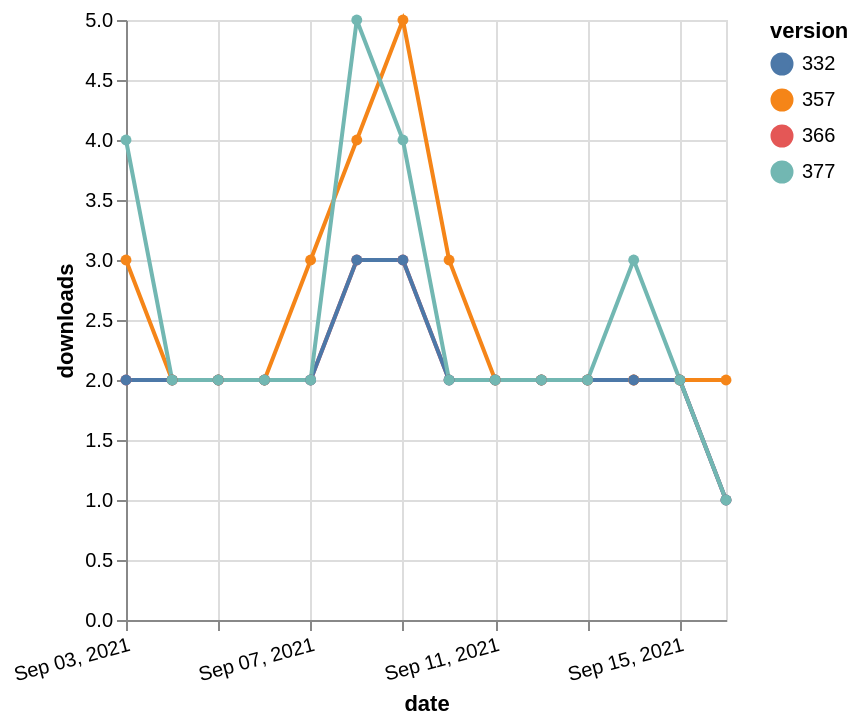

The specification (Vega-Lite) saved for this image:
### Vega-Lite specification from a JSON file in a GitHub repository (floating-point values rounded to 4 significant figures)
{"$schema": "https://vega.github.io/schema/vega-lite/v5.json", "description": "A simple bar chart with embedded data.", "data": {"values": [{"date": "2021-09-03", "total": 2332, "delta": 2, "version": "366"}, {"date": "2021-09-04", "total": 2334, "delta": 2, "version": "366"}, {"date": "2021-09-05", "total": 2336, "delta": 2, "version": "366"}, {"date": "2021-09-06", "total": 2338, "delta": 2, "version": "366"}, {"date": "2021-09-07", "total": 2340, "delta": 2, "version": "366"}, {"date": "2021-09-08", "total": 2343, "delta": 3, "version": "366"}, {"date": "2021-09-09", "total": 2346, "delta": 3, "version": "366"}, {"date": "2021-09-10", "total": 2348, "delta": 2, "version": "366"}, {"date": "2021-09-11", "total": 2350, "delta": 2, "version": "366"}, {"date": "2021-09-12", "total": 2352, "delta": 2, "version": "366"}, {"date": "2021-09-13", "total": 2354, "delta": 2, "version": "366"}, {"date": "2021-09-14", "total": 2356, "delta": 2, "version": "366"}, {"date": "2021-09-15", "total": 2358, "delta": 2, "version": "366"}, {"date": "2021-09-16", "total": 2359, "delta": 1, "version": "366"}, {"date": "2021-09-03", "total": 2903, "delta": 3, "version": "357"}, {"date": "2021-09-04", "total": 2905, "delta": 2, "version": "357"}, {"date": "2021-09-05", "total": 2907, "delta": 2, "version": "357"}, {"date": "2021-09-06", "total": 2909, "delta": 2, "version": "357"}, {"date": "2021-09-07", "total": 2912, "delta": 3, "version": "357"}, {"date": "2021-09-08", "total": 2916, "delta": 4, "version": "357"}, {"date": "2021-09-09", "total": 2921, "delta": 5, "version": "357"}, {"date": "2021-09-10", "total": 2924, "delta": 3, "version": "357"}, {"date": "2021-09-11", "total": 2926, "delta": 2, "version": "357"}, {"date": "2021-09-12", "total": 2928, "delta": 2, "version": "357"}, {"date": "2021-09-13", "total": 2930, "delta": 2, "version": "357"}, {"date": "2021-09-14", "total": 2932, "delta": 2, "version": "357"}, {"date": "2021-09-15", "total": 2934, "delta": 2, "version": "357"}, {"date": "2021-09-16", "total": 2936, "delta": 2, "version": "357"}, {"date": "2021-09-03", "total": 2786, "delta": 2, "version": "332"}, {"date": "2021-09-04", "total": 2788, "delta": 2, "version": "332"}, {"date": "2021-09-05", "total": 2790, "delta": 2, "version": "332"}, {"date": "2021-09-06", "total": 2792, "delta": 2, "version": "332"}, {"date": "2021-09-07", "total": 2794, "delta": 2, "version": "332"}, {"date": "2021-09-08", "total": 2797, "delta": 3, "version": "332"}, {"date": "2021-09-09", "total": 2800, "delta": 3, "version": "332"}, {"date": "2021-09-10", "total": 2802, "delta": 2, "version": "332"}, {"date": "2021-09-11", "total": 2804, "delta": 2, "version": "332"}, {"date": "2021-09-12", "total": 2806, "delta": 2, "version": "332"}, {"date": "2021-09-13", "total": 2808, "delta": 2, "version": "332"}, {"date": "2021-09-14", "total": 2810, "delta": 2, "version": "332"}, {"date": "2021-09-15", "total": 2812, "delta": 2, "version": "332"}, {"date": "2021-09-16", "total": 2813, "delta": 1, "version": "332"}, {"date": "2021-09-03", "total": 2148, "delta": 4, "version": "377"}, {"date": "2021-09-04", "total": 2150, "delta": 2, "version": "377"}, {"date": "2021-09-05", "total": 2152, "delta": 2, "version": "377"}, {"date": "2021-09-06", "total": 2154, "delta": 2, "version": "377"}, {"date": "2021-09-07", "total": 2156, "delta": 2, "version": "377"}, {"date": "2021-09-08", "total": 2161, "delta": 5, "version": "377"}, {"date": "2021-09-09", "total": 2165, "delta": 4, "version": "377"}, {"date": "2021-09-10", "total": 2167, "delta": 2, "version": "377"}, {"date": "2021-09-11", "total": 2169, "delta": 2, "version": "377"}, {"date": "2021-09-12", "total": 2171, "delta": 2, "version": "377"}, {"date": "2021-09-13", "total": 2173, "delta": 2, "version": "377"}, {"date": "2021-09-14", "total": 2176, "delta": 3, "version": "377"}, {"date": "2021-09-15", "total": 2178, "delta": 2, "version": "377"}, {"date": "2021-09-16", "total": 2179, "delta": 1, "version": "377"}]}, "width": "container", "mark": {"type": "line", "point": {"filled": true}}, "encoding": {"x": {"field": "date", "type": "temporal", "timeUnit": "yearmonthdate", "title": "date", "axis": {"labelAngle": -15}}, "y": {"field": "delta", "type": "quantitative", "title": "downloads"}, "color": {"field": "version", "type": "nominal"}, "tooltip": {"field": "delta"}}}
